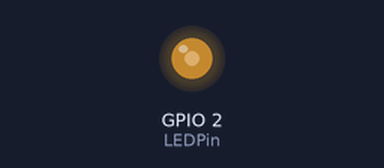
Recording of a sketch running on a simulated ESP32. On the bench: output pins drawn as LEDs (lit = HIGH). What the sketch prints to the serial monitor is not drawn.

Above: at 0.1 s.
Timing chart, 0 to 1.6 s (numbered marks = the images above):
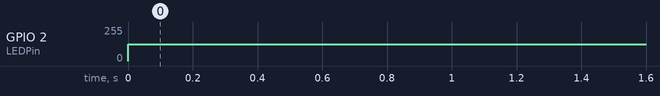

Measured:
- by itself, GPIO 2 (LEDPin): 0/255 → 125/255 at 0.00 s

The sketch:

LED_BLINK.ino
```cpp
const int LEDPin = 2;  /* GPIO16 */

int dutyCycle;
/* Setting PWM Properties */
const int PWMFreq = 5000; /* 5 KHz */
const int PWMChannel = 0;
const int PWMResolution = 8;
const int MAX_DUTY_CYCLE = (int)(pow(2, PWMResolution) - 1);
void setup()
{
  Serial.begin(9600);
  ledcSetup(PWMChannel, PWMFreq, PWMResolution);
  /* Attach the LED PWM Channel to the GPIO Pin */
  ledcAttachPin(LEDPin, PWMChannel);
}
void loop()
{
  /* Increasing the LED brightness with PWM */
  for(dutyCycle = 0; dutyCycle <= MAX_DUTY_CYCLE; dutyCycle++)
  {
    Serial.println(MAX_DUTY_CYCLE);
    ledcWrite(PWMChannel, 125);
    delay(3);
    //delayMicroseconds(100);
  }
}
```
